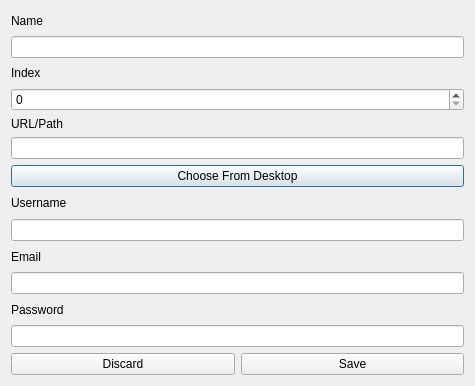
<?xml version="1.0" encoding="UTF-8"?>
<ui version="4.0">
 <class>ProtectedAppsEdit</class>
 <widget class="QDialog" name="ProtectedAppsEdit">
  <property name="geometry">
   <rect>
    <x>0</x>
    <y>0</y>
    <width>475</width>
    <height>386</height>
   </rect>
  </property>
  <property name="windowTitle">
   <string>Edit Protected Apps</string>
  </property>
  <layout class="QVBoxLayout" name="verticalLayout_7">
   <item>
    <layout class="QVBoxLayout" name="vbox_name">
     <item>
      <widget class="QLabel" name="lbl_name">
       <property name="text">
        <string>Name</string>
       </property>
      </widget>
     </item>
     <item>
      <widget class="QLineEdit" name="lnedt_name"/>
     </item>
    </layout>
   </item>
   <item>
    <layout class="QVBoxLayout" name="vbox_index">
     <item>
      <widget class="QLabel" name="lbl_index">
       <property name="text">
        <string>Index</string>
       </property>
      </widget>
     </item>
     <item>
      <widget class="QSpinBox" name="spnbox_index"/>
     </item>
    </layout>
   </item>
   <item>
    <layout class="QVBoxLayout" name="vbox_path">
     <item>
      <widget class="QLabel" name="lbl_path">
       <property name="text">
        <string>URL/Path</string>
       </property>
      </widget>
     </item>
     <item>
      <widget class="QLineEdit" name="lnedt_path"/>
     </item>
     <item>
      <layout class="QHBoxLayout" name="horizontalLayout">
       <item>
        <widget class="QPushButton" name="btn_desktop">
         <property name="text">
          <string>Choose From Desktop</string>
         </property>
        </widget>
       </item>
      </layout>
     </item>
    </layout>
   </item>
   <item>
    <layout class="QVBoxLayout" name="vbox_username">
     <item>
      <widget class="QLabel" name="lbl_username">
       <property name="text">
        <string>Username</string>
       </property>
      </widget>
     </item>
     <item>
      <widget class="QLineEdit" name="lnedt_username"/>
     </item>
    </layout>
   </item>
   <item>
    <layout class="QVBoxLayout" name="vbox_email">
     <item>
      <widget class="QLabel" name="lbl_email">
       <property name="text">
        <string>Email</string>
       </property>
      </widget>
     </item>
     <item>
      <widget class="QLineEdit" name="lnedt_email"/>
     </item>
    </layout>
   </item>
   <item>
    <layout class="QVBoxLayout" name="vbox_password">
     <item>
      <widget class="QLabel" name="lbl_password">
       <property name="text">
        <string>Password</string>
       </property>
      </widget>
     </item>
     <item>
      <widget class="QLineEdit" name="lnedt_password"/>
     </item>
    </layout>
   </item>
   <item>
    <layout class="QHBoxLayout" name="hbox_save">
     <item>
      <widget class="QPushButton" name="btn_discard">
       <property name="text">
        <string>Discard</string>
       </property>
      </widget>
     </item>
     <item>
      <widget class="QPushButton" name="btn_save">
       <property name="text">
        <string>Save</string>
       </property>
      </widget>
     </item>
    </layout>
   </item>
  </layout>
 </widget>
 <resources/>
 <connections/>
</ui>
